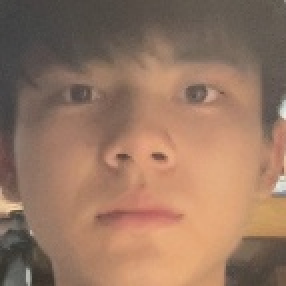
#> input picture faces/face_1.jpg, 143 x 143 px (shown 2 times larger)
$ python faceRecognize.py
#> lines starting #> are read from the running program, lines starting #| are printed output that depends on the picture
### utils.py
ROI_ALIAS_CENTER = 0
ROI_ALIAS_LEFT = 1
ROI_ALIAS_RIGHT = 2


import cv2 as cv
import numpy as np
import os

from numba import jit, njit

# @jit(forceobj=True)
def OptimizeImage(img: cv.Mat) -> cv.Mat:
    if len(img.shape) == 3:
        for i in range(3):
            img[:, :, i] = cv.equalizeHist(img[:, :, i])
    else:
        img = cv.equalizeHist(img)
    img = cv.GaussianBlur(img, (5, 5), 0)
    return img

# @jit(nopython=True)
def SelectROI(img: cv.Mat, ROI_scale: float, alias: int = 0) -> cv.Mat:
    '''
        img: image to select ROI
        ROI_scale: scale of ROI
        alias: alias of ROI -> {0: center, 1: left, 2: right}
    '''
    if len(img.shape) == 3:
        # img = cv.cvtColor(img, cv.COLOR_BGR2GRAY)
        return None
    h, w = img.shape
    roi_h = int(h * ROI_scale)
    roi_w = int(w * ROI_scale)
    roi_x = int((w - roi_w) / 2)
    roi_y = int((h - roi_h) / 2)
    if alias == 0:
        return img[roi_y:roi_y+roi_h, roi_x:roi_x+roi_w]
    elif alias == 1:
        return img[roi_y:roi_y+roi_h, :roi_w]
    elif alias == 2:
        return img[roi_y:roi_y+roi_h, -roi_w:]
    else:
        return None


def GetImageDescriptor(sift: cv.SIFT, image_directory: str) -> dict[str: np.ndarray]:
    '''
        sift: cv.SIFT_create()
        image_directory: directory of image
    '''
#> called with image_directory = './faces'
    filenames = os.listdir(image_directory)
    # create an empty dictionary to store descriptors
    des_dict = {}
    # get descriptor of all images with jpg format
    for filename in filenames:
        if filename.endswith(".jpg"):
            img = cv.imread(os.path.join(image_directory, filename), cv.IMREAD_GRAYSCALE)
#> img: shape (143, 143); min 47, max 234, mean 125.8
            img = OptimizeImage(img)
#> in OptimizeImage, `img = cv.equalizeHist(img)`:
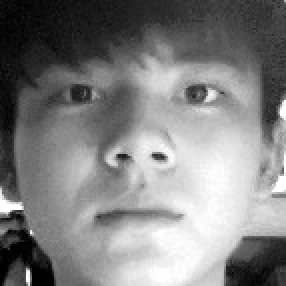
#> img: shape (143, 143) (shown 2 times larger); min 0, max 255, mean 128.6
            _, des = sift.detectAndCompute(img, None)
            key_name = filename.split(".")[0]
            des_dict[key_name] = des
#> pass 2 of the loop in GetImageDescriptor, `for filename in filenames:`:
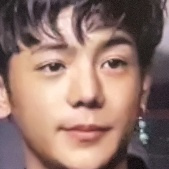
#> input picture faces/face_10.jpg, 169 x 169 px
#> in GetImageDescriptor, `img = cv.imread(os.path.join(image_directory, filename), cv.IMREAD_GRA..`:
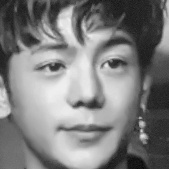
#> img: shape (169, 169); min 7, max 240, mean 126
#> in OptimizeImage (call 2), `img = cv.equalizeHist(img)`:
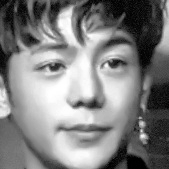
#> img: shape (169, 169); min 0, max 255, mean 128.1
#> pass 3 of the loop in GetImageDescriptor, `for filename in filenames:`:
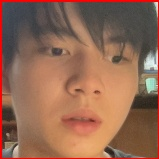
#> input picture faces/face_12.jpg, 159 x 159 px
#> in GetImageDescriptor, `img = cv.imread(os.path.join(image_directory, filename), cv.IMREAD_GRA..`:
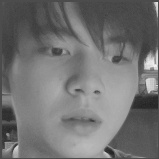
#> img: shape (159, 159); min 32, max 244, mean 114.2
#> in OptimizeImage (call 3), `img = cv.GaussianBlur(img, (5, 5), 0)`:
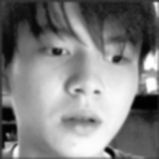
#> img: shape (159, 159); min 1, max 255, mean 129.2
#> the loop made 4 passes; the first 3 are shown
    return des_dict if len(des_dict) > 0 else None


def MergeDescriptors(des_dict: dict[str: np.ndarray], threshold: int = 20) -> dict[str: np.ndarray]:
    '''
    @brief: merge similar descriptors
        des_dict: list of descriptors of local frames -> dict[name: str, des: list]
    '''
    keys = list(des_dict.keys())
    length_keys = len(keys)
    bf = cv.BFMatcher()
    new_des_dict = {}
    for i in range(length_keys):
        for j in range(i+1, length_keys):
            if keys[j] in new_des_dict.keys():
                continue
            des1 = des_dict[keys[i]]
            des2 = des_dict[keys[j]]
            matches = bf.knnMatch(des1, des2, k=2)
            good_match = 0
            for m, n in matches:
                if m.distance < 0.75 * n.distance:
                    good_match += 1
            if good_match > threshold:
                new_des_dict[keys[i]] = np.concatenate((des1, des2), axis=0)
                print(f"{keys[i]} and {keys[j]} merged.") if __name__ == '__main__' else None
                break
    return new_des_dict

# @jit(forceobj=True)
def KNNMatch(bf: cv.BFMatcher, current_des: np.ndarray, local_des_dict: dict) -> dict[str: int]:
    '''
        current_des: descriptor of current frame
        local_des_dict: list of descriptors of local frames -> list[dict[name: str, des: list]]
    '''
    match_list = {}
    for key in local_des_dict.keys():
        des = local_des_dict[key]
        matches = bf.knnMatch(current_des, des, k=2)
        good_match = 0
        for m, n in matches:
            if m.distance < 0.75 * n.distance:
                good_match += 1
        match_list[key] = good_match

    print(match_list) if __name__ == '__main__' else None # Debug use. It proves that optimized image performs better.
    # return the best match
    return {max(match_list, key=match_list.get): match_list[max(match_list, key=match_list.get)]}


# [5 lines that do not run on import are left out]

### faceRecognize.py
CASCADE_CLASSIFIER_PATH: str = "/Users/maoyingzhe/opt/anaconda3/lib/python3.9/site-packages/cv2/data/haarcascade_frontalface_default.xml"

import cv2 as cv
import os
from utils import OptimizeImage, GetImageDescriptor, KNNMatch, MergeDescriptors, SelectROI

os.system("clear")
video = cv.VideoCapture(1)
face_cascade = cv.CascadeClassifier(CASCADE_CLASSIFIER_PATH)

face_area = None
sift = cv.SIFT_create()
bf = cv.BFMatcher()

print(f"Utilities Loaded.")

des_dict = GetImageDescriptor(sift, "./faces")
#> des_dict = 4 items
des_dict = MergeDescriptors(des_dict, threshold=10)
#> in MergeDescriptors, `keys = list(des_dict.keys())`: keys = ['face_1', 'face_10', 'face_12', 'face_2']
#> in MergeDescriptors, `length_keys = len(keys)`: length_keys = 4
#> after the loop in MergeDescriptors, `for i in range(length_keys):`: new_des_dict = 0 items
#> des_dict = 0 items

print(f"Descriptors Loaded.")

# first frame process to get basic parameters
ret, frame = video.read()
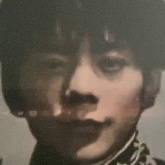
#> input picture faces/face_2.jpg, 165 x 165 px, given in place of the camera
#> frame is the input picture: shape (165, 165, 3); mean B, G, R 76.5, 89.3, 98.2
hw_ratio = frame.shape[0] / frame.shape[1]
#> hw_ratio = 1
height = 300
width = int(height / hw_ratio)
#> width = 300
size_frame =  width * height
#> size_frame = 90000
min_interest_size = size_frame / 8
#> min_interest_size = 11250


while True:
    ret, frame = video.read()
    if not ret:
        raise Exception("Can't receive frame (stream end?). Exiting ...")

    frame = cv.resize(frame, (width, height))
#> frame: shape (300, 300, 3)
    gray = cv.cvtColor(frame, cv.COLOR_BGR2GRAY)
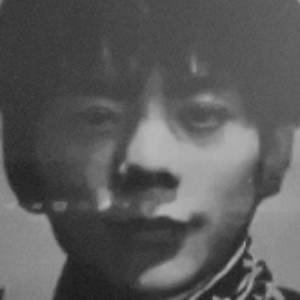
#> gray: shape (300, 300); min 24, max 184, mean 90.4
    faces = face_cascade.detectMultiScale(gray, 1.1, 3)
#> faces = [[18, 16, 270, 270]]
    grab_face_flag = False
    for (x,y,w,h) in faces:
        if w*h > min_interest_size:
            grab_face_flag = True
            face_area = frame[y:y+h, x:x+w]
            cv.rectangle(frame, (x, y), (x+w, y+h), (0, 0, 255), 2)
            break
        else:
            continue
#> this loop made 1 pass
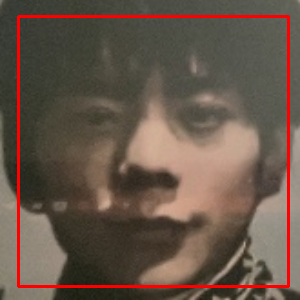
#> frame: shape (300, 300, 3); mean B, G, R 73.6, 86, 104

    if grab_face_flag:
        # find all feauture points
        face_area_gray = cv.cvtColor(face_area, cv.COLOR_BGR2GRAY)
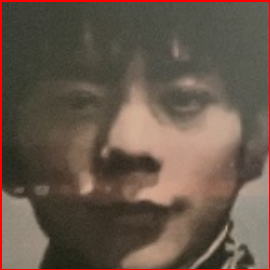
#> face_area: shape (270, 270, 3); mean B, G, R 74.7, 87.6, 103.7
        roi = SelectROI(face_area_gray, 0.95)
#> in SelectROI, `return img[roi_y:roi_y+roi_h, roi_x:roi_x+roi_w]`:
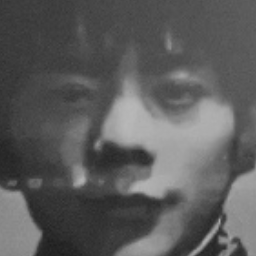
#> returned value: shape (256, 256); min 29, max 184, mean 91.6
        roi = OptimizeImage(roi)
#> in OptimizeImage (call 5), `img = cv.equalizeHist(img)`:
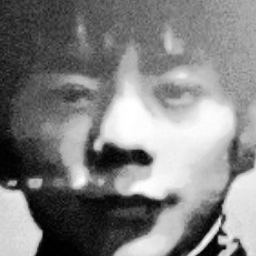
#> img: shape (256, 256); min 0, max 255, mean 128.8

        kp2, des2 = sift.detectAndCompute(roi, None)
#> kp2 = 87 keypoints; strongest (x, y, size): (142, 157, 12.9), (109, 159, 22), (80, 178, 15.7), (221, 232, 4.9)

        match = KNNMatch(bf, des2, des_dict)
#> after the loop in KNNMatch, `for key in local_des_dict.keys():`: match_list = 0 items
#> (the run stopped early here; a loop or call above may not have finished)
